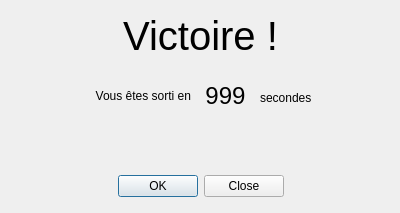
<?xml version="1.0" encoding="UTF-8"?>
<ui version="4.0">
 <class>Victory</class>
 <widget class="QDialog" name="Victory">
  <property name="geometry">
   <rect>
    <x>0</x>
    <y>0</y>
    <width>400</width>
    <height>213</height>
   </rect>
  </property>
  <property name="font">
   <font>
    <pointsize>9</pointsize>
   </font>
  </property>
  <property name="windowTitle">
   <string>Dialog</string>
  </property>
  <widget class="QDialogButtonBox" name="buttonBox">
   <property name="geometry">
    <rect>
     <x>10</x>
     <y>170</y>
     <width>381</width>
     <height>32</height>
    </rect>
   </property>
   <property name="orientation">
    <enum>Qt::Horizontal</enum>
   </property>
   <property name="standardButtons">
    <set>QDialogButtonBox::Close|QDialogButtonBox::Ok</set>
   </property>
   <property name="centerButtons">
    <bool>true</bool>
   </property>
  </widget>
  <widget class="QLabel" name="label">
   <property name="geometry">
    <rect>
     <x>10</x>
     <y>10</y>
     <width>381</width>
     <height>51</height>
    </rect>
   </property>
   <property name="font">
    <font>
     <pointsize>30</pointsize>
    </font>
   </property>
   <property name="text">
    <string>Victoire !</string>
   </property>
   <property name="alignment">
    <set>Qt::AlignCenter</set>
   </property>
  </widget>
  <widget class="QLabel" name="label_2">
   <property name="geometry">
    <rect>
     <x>20</x>
     <y>80</y>
     <width>171</width>
     <height>31</height>
    </rect>
   </property>
   <property name="text">
    <string>Vous êtes sorti en</string>
   </property>
   <property name="alignment">
    <set>Qt::AlignRight|Qt::AlignTrailing|Qt::AlignVCenter</set>
   </property>
  </widget>
  <widget class="QLabel" name="label_3">
   <property name="geometry">
    <rect>
     <x>200</x>
     <y>80</y>
     <width>51</width>
     <height>31</height>
    </rect>
   </property>
   <property name="font">
    <font>
     <pointsize>18</pointsize>
    </font>
   </property>
   <property name="text">
    <string>999</string>
   </property>
   <property name="alignment">
    <set>Qt::AlignCenter</set>
   </property>
  </widget>
  <widget class="QLabel" name="label_4">
   <property name="geometry">
    <rect>
     <x>260</x>
     <y>90</y>
     <width>61</width>
     <height>16</height>
    </rect>
   </property>
   <property name="text">
    <string>secondes</string>
   </property>
  </widget>
 </widget>
 <resources/>
 <connections>
  <connection>
   <sender>buttonBox</sender>
   <signal>accepted()</signal>
   <receiver>Victory</receiver>
   <slot>accept()</slot>
   <hints>
    <hint type="sourcelabel">
     <x>248</x>
     <y>254</y>
    </hint>
    <hint type="destinationlabel">
     <x>157</x>
     <y>274</y>
    </hint>
   </hints>
  </connection>
  <connection>
   <sender>buttonBox</sender>
   <signal>rejected()</signal>
   <receiver>Victory</receiver>
   <slot>reject()</slot>
   <hints>
    <hint type="sourcelabel">
     <x>316</x>
     <y>260</y>
    </hint>
    <hint type="destinationlabel">
     <x>286</x>
     <y>274</y>
    </hint>
   </hints>
  </connection>
 </connections>
</ui>
